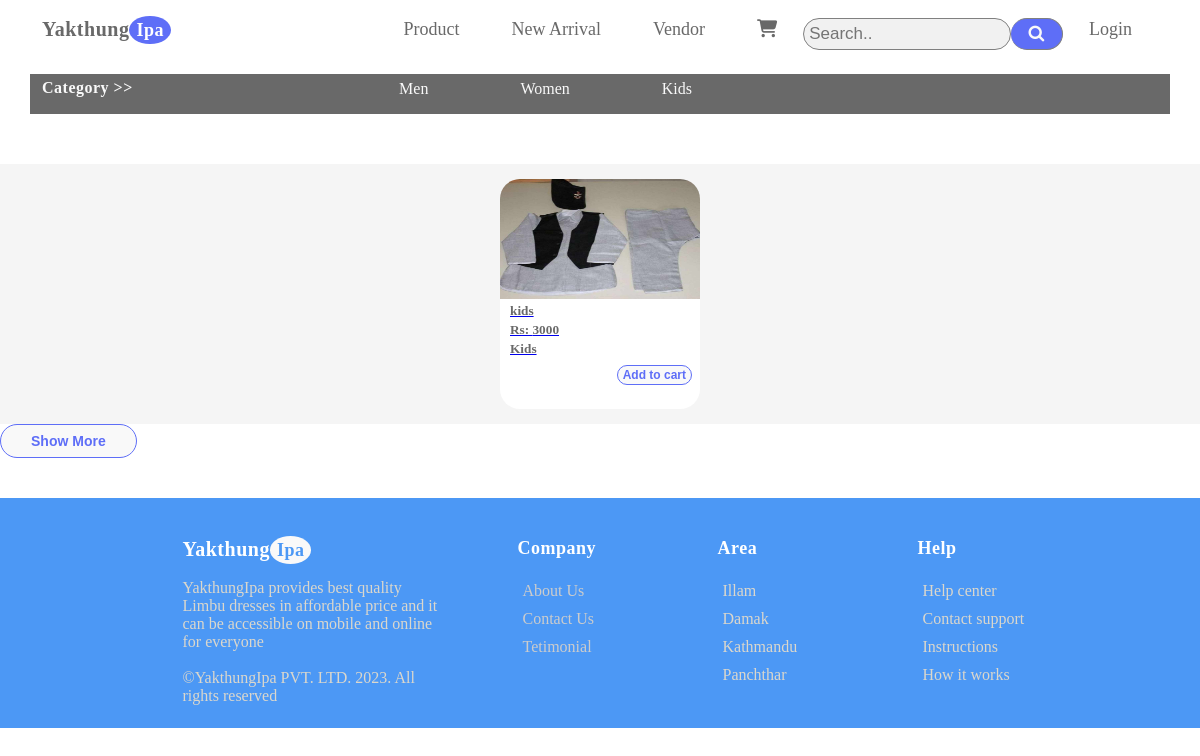
The page /PHP/kids.php on the database its author committed.
### tables this page shows
CREATE TABLE `product` (
  `id` int(11) NOT NULL,
  `file` varchar(255) DEFAULT NULL,
  `name` varchar(255) DEFAULT NULL,
  `price` decimal(10,0) DEFAULT NULL,
  `category` varchar(50) DEFAULT NULL
);

### PHP/kids.php (the view, shortened to what this page needs)
<?php
    include "../Include/connection.php";
?>
<!DOCTYPE html>
<html lang="en">
<head>
    <link rel="stylesheet" href="../CSS/style.css">
    <link rel="stylesheet" href="path/to/font-awesome/css/font-awesome.min.css">
    <link rel="stylesheet" href="https://cdnjs.cloudflare.com/ajax/libs/font-awesome/6.2.1/css/all.min.css" />
    <link rel="stylesheet" href="https://cdnjs.cloudflare.com/ajax/libs/font-awesome/4.7.0/css/font-awesome.min.css">
</head>
<body>
    <header>
        <nav>
            <div class="logo">
                <h3>Yakthung<span>Ipa</span></h3>
            </div>
            <div class="navigator">
                <ul>
                    <li><a href="./product.php">Product</a></li>
                    <li><a href="./arrival.php">New Arrival</a></li>
                    <li><a href="./vendor.php">Vendor</a></li>
                    <li><a href="./cart.php"><i class="fa-solid fa-cart-shopping"></i></a></li>
                    <form class="example" action="action_page.php">
                        <input type="text" placeholder="Search.." name="search">
                        <button type="submit"><i class="fa fa-search"></i></button>
                    </form>
                    <li><a href="./Login.php">Login</a></li>
                </ul>
            </div>
        </nav>
        <div class="category">
            <h2>Category  >></h2>
            <div class="cato">
                <ul>
                    <li><a href="./men.php">Men</a></li>
                    <li><a href="./women.php">Women</a></li>
                    <li><a href="#kids">Kids</a></li>
                </ul>
            </div>
        </div>
    </header>
    <section id="kids">
        <div class="box">
            <?php
                $sql = "SELECT * FROM `product` WHERE category='Kids'";
                $res = mysqli_query($connection,$sql);
                $count = mysqli_num_rows($res);
                if($count>0)
                {
                    while($row=mysqli_fetch_assoc($res)){
                        $file = $row['file'];
                        $name = $row['name'];
                        $price = $row['price'];
                        $category = $row['category'];
                        ?>
                        <div class="card">
                        <a href="./product1.html">
                            <img src="<?php echo SITEURL; ?>images/<?php echo $file; ?>" class="Product-image">
                            <div class="card-body">
                                <h5 class="product-title"><?php echo $name; ?></h5>
                                <h5 class="price">Rs: <?php echo $price; ?></h5>
                                <h5><?php echo $category; ?></h5>
                                <button class="addCart">Add to cart</button>
                            </div>
                        </a>
                    </div>
                        <?php
                    }
                }
                else{
                    echo "product not found";
                }
            ?>
        </div>
        <button>Show More</button>
    </section>
    <footer>
        <div class="contents">
            <div class="div1">
                <div class="logo1">
                    <h3>Yakthung<span>Ipa</span></h3>
                </div>
                <p><br>YakthungIpa provides best quality Limbu dresses in affordable price and it can be accessible on mobile and online for everyone</p><br>
                <p>©YakthungIpa PVT. LTD. 2023. All rights reserved</p>
            </div>
            <div class="div2">
                <h3><a href="./product.php">Company</a></h3><br>
                <p><a href="./about.php">About Us</a></p>
                <p><a href="./contact.php">Contact Us</a></p>
                <p><a href="./testimonial.php">Tetimonial</a></p>
            </div>
            <div class="div2">
                <h3>Area</h3><br>
                <p>Illam</p>
                <p>Damak</p>
                <p>Kathmandu</p>
                <p>Panchthar</p>
            </div>
            <div class="div2">
                <h3>Help</h3><br>
                <p>Help center</p>
                <p>Contact support</p>
                <p>Instructions</p>
                <p>How it works</p>
            </div>
        </div>
    </footer>
</body>
</html>

### CSS/style.css (style rules this page uses)
* { margin: 0; padding: 0; box-sizing: border-box; }
body { font-family: 'Mulish'; width: 100%; background-color: white; }
header { padding: 10px 30px; }
nav { display: flex; flex-wrap: wrap; justify-content: space-between; text-align: center; padding: 8px 12px 0px 12px; height: 8vh; width: 100%; }
.logo h3 { color: dimgray; font-size: 20px; cursor: pointer; letter-spacing: 0.5px; }
.logo h3 span { border-radius: 50%; padding: 4px 7px; color: white; background-color: #5e6ef7; cursor: pointer; font-size: 18px; margin-right: 2px; }
.navigator ul { display: flex; list-style: none; }
.navigator ul li a { font-size: 18px; display: flex; text-decoration: none; color: #696969; padding: 0 10px; margin: 0 15px; border: 1px solid transparent; border-radius: 15px; transition: 0.5s ease; }
form.example input[type=text] { padding: 5px; font-size: 17px; border: 1px solid grey; border-radius: 20px; float: left; width: 80%; background: #f1f1f1; }
form.example button { float: left; width: 20%; padding: 5px; background: #5e6ef7; color: #f9f9f9; font-size: 17px; border: 1px solid grey; border-radius: 20px; border-left: none; cursor: pointer; }
form.example::after { content: ""; clear: both; display: table; }
.category { display: flex; flex-wrap: wrap; justify-content: space-between; background-color: #696969; text-align: center; padding: 5px 12px 0px 12px; height: 5vh; width: 100%; }
.category h2 { color: #f9f9f9; font-size: 16px; cursor: pointer; letter-spacing: 0.5px; }
.category .cato ul { display: flex; list-style: none; justify-content: space-between; padding-right: 420px; }
.category .cato ul li a { font-size: 16px; display: flex; text-decoration: none; color: #f9f9f9; padding: 0 30px; margin: 0 15px; border: 1px solid transparent; border-radius: 15px; transition: 0.5s ease; }
.box { margin-top: 40px; display: flex; justify-content: center; align-items: center; min-height: 200px; flex-wrap: wrap; background-color: whitesmoke; }
.card { height: 230px; width: 200px; background-color: white; border-radius: 20px; margin: 15px; position: relative; overflow: hidden; text-align: left; }
.card h5 { padding-left: 10px; padding-bottom: 3px; color: #696969; }
.card img { height: 120px; width: 200px; }
.addCart { float: right; padding: 2px 5px; margin-right: 8px; color: #5e6ef7; font-size: 12px; cursor: pointer; margin-top: 5px; }
button { color: #5e6ef7; background-color: #f9f9f9; text-decoration: none; font-size: 14px; margin: auto; border: 1.5px solid #5e6ef7; border-radius: 30px; font-weight: bold; padding: 8px 30px; transition: 0.5s; }
footer { margin-top: 40px; color: #dbd7cc; background-color: #4c98f5; display: flex; justify-content: space-evenly; width: 100%; }
.contents { padding-top: 20px; padding-left: 30px; display: flex; flex-wrap: wrap; justify-content: space-evenly; padding-bottom: 10px; }
.div1 { height: 200px; width: 335px; padding: 20px 35px; }
.div1 P { text-align: left; }
.logo1 h3 { color: white; font-size: 20px; cursor: pointer; letter-spacing: 0.5px; }
.logo1 h3 span { border-radius: 50%; padding: 4px 7px; color: #4c98f5; background-color: #f9f9f9; cursor: pointer; font-size: 18px; margin-right: 2px; }
.div2 { height: 200px; width: 200px; padding: 20px 35px; }
.div2 p { padding: 5px; text-align: left; }
.div2 a { color: #ccc; text-decoration: none; }
.div2 h3 { color: white; font-size: 18px; cursor: pointer; letter-spacing: 0.5px; }
.div2 h3 a { color: white; }
.login h1, p { text-align: center; }

### rows shown on the page
product: file (picture), name "kids", price "3000", category "Kids"
